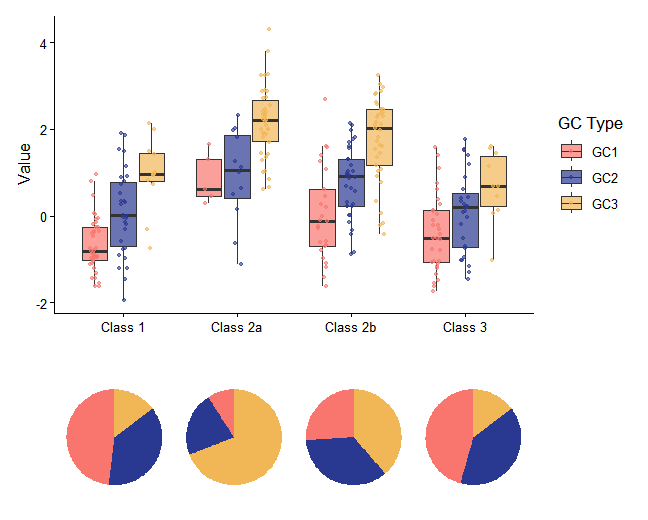

Recreate this plot in R.
# 设置工作路径
library(rstudioapi);setwd(dirname(getActiveDocumentContext()$'path'));getwd()
# 加载必要的包
library(readxl)
library(ggplot2)
library(dplyr)
library(tidyr)
library(patchwork)
library(scales)

# 读取数据
df <- read_excel("示例数据.xlsx", sheet = "Sheet1")

# 清理列名（如果第一行是列名）
colnames(df) <- c("classification", "GC1", "GC2", "GC3")

# 转换成长格式，便于绘图
df_long <- df %>%
  pivot_longer(cols = starts_with("GC"), 
               names_to = "GC_type", 
               values_to = "value") %>%
  drop_na(value)

# 计算每个分类中三种GC类型的比例（用于饼图）
pie_data <- df_long %>%
  count(classification, GC_type) %>%
  group_by(classification) %>%
  mutate(prop = n / sum(n)) %>%
  ungroup()

# 定义颜色（与散点图一致）
gc_colors <- c("GC1" = "#F8766D", "GC2" ="#293890", "GC3" =  "#F1b656") 
class_colors <- c("#ABC6E4", "#C39398", "#FCDADA", "#A7D2BA")
# 绘制箱线图 + 散点图
p_box <- ggplot(df_long, aes(x = classification, y = value, fill = GC_type)) +
  geom_boxplot(outlier.shape = NA, alpha = 0.7) +
  geom_jitter(aes(color = GC_type), 
              position = position_jitterdodge(jitter.width = 0.2), 
              size = 1, alpha = 0.6) +
  scale_fill_manual(values = gc_colors) +
  scale_color_manual(values = gc_colors) +
  labs(x = "", y = "Value", fill = "GC Type", color = "GC Type") +
  theme_classic() +
  theme(legend.position = "right")

# 绘制饼图函数（每个分类一个）
plot_pie <- function(class_name) {
  data_sub <- pie_data %>% filter(classification == class_name)
  ggplot(data_sub, aes(x = "", y = prop, fill = GC_type)) +
    geom_bar(stat = "identity", width = 1) +
    coord_polar("y", start = 0) +
    scale_fill_manual(values = gc_colors) +
    theme_void() +
    theme(legend.position = "none")
   # + labs(title = class_name) #这里和箱图x轴重复，注释掉了
}

# 获取所有分类名称
classes <- unique(pie_data$classification)

# 绘制所有饼图并排列
p_pies <- wrap_plots(lapply(classes, plot_pie), nrow = 1) +
  plot_layout(guides = "collect") &
  theme(legend.position = "none")

# 组合上下两部分
final_plot <- p_box / p_pies +
  plot_layout(heights = c(2, 1))

# 显示图形
print(final_plot)

# 可选：保存图形
# ggsave("组合图.png", final_plot, width = 10, height = 8, dpi = 300)
